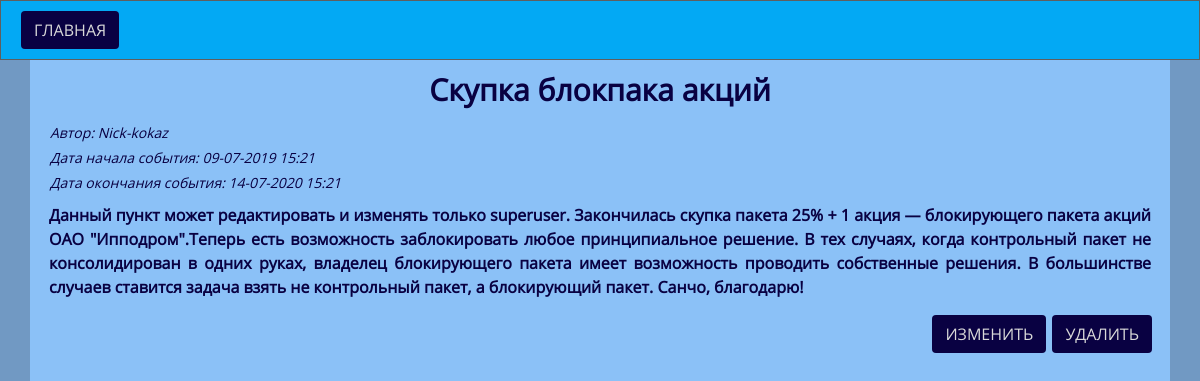
/event/2 (signed in), run on the app's committed database.
### app/models.py (models this page shows)
class Event(db.Model):
    __tablename__ = 'event'
    id = db.Column(db.Integer, primary_key=True)
    title = db.Column(db.String(64))
    description = db.Column(db.Text, nullable=False)
    start_time = db.Column(db.DateTime)
    end_time = db.Column(db.DateTime)
    author = db.Column(db.String, db.ForeignKey('user.username'), nullable=False)

### app/routes.py (the view)
@app.route('/event/<int:id>')
@login_required
def event_detail(id):
    event = Event.query.get(id)
    return render_template('event_detail.html', event=event)

### app/__init__.py (called while the page is built)
@app.template_filter('datetime')
def format_datetime(value, format="%d-%m-%Y %H:%M"):
    if value is None:
        return ""
    return value.strftime(format)

### app/admin.py (called while the page is built)
def init_login_manager():
    login_manager = LoginManager()
    login_manager.init_app(app)
    @login_manager.user_loader
    def load_user(user_id):
        return User.query.get(user_id)

### app/models.py (called while the page is built)
    @property
    def is_authenticated(self):
        return True

### app/templates/event_detail.html (shortened to what this page needs)
{% extends 'base.html' %}
{% block styles %}
    <link rel="stylesheet" href="{{ url_for('static', filename='css/bootstrap.min.css') }}">
    <link rel="stylesheet" type="text/css" href="{{ url_for('static', filename='css/style.css') }}">
{% endblock %}
{% block content %}
    <header class="container-fluid header">
        <form class="addevent-box" action="/">
            <button class="btn btn-global" type="submit">Главная</button>
        </form>
    </header>
    <div class="container">
        <div class="event-box">
            <h2 class="event-title">{{event.title}}</h2>
            <p class="event-date">Автор: {{event.author}}</p>
            <p class="event-date">Дата начала события: {{event.start_time|datetime}}</p>
            <p class="event-date">Дата окончания события: {{event.end_time|datetime}}</p>
            <p class="event-content">{{event.description}}</p>
            {% if current_user.is_authenticated and current_user.username == event.author or current_user.is_superuser %}
            <div class="control-box">
                <form action="/update_event/{{event.id}}">
                    <button type="submit" class="btn btn-global my-2">Изменить</button>
                </form>
                <form action="/delete_event/{{event.id}}">
                    <button type="submit" class="btn btn-global my-2">Удалить</button>
                </form>
            </div>
            {% endif %}
        </div>
    </div>
{% endblock %}

### app/static/css/style.css (style rules this page uses)
* { font-family: "Open Sans", sans-serif; padding: 0; margin: 0; }
body { background: #7199c3; min-height: 100vh; }
.header, .status { display: flex; flex-direction: row; justify-content: space-between; align-items: center; background: ##03a9f4; border: 1px solid #5f5f5f; }
.header { background: #03a9f4; padding: 10px 15px; }
.container { position: relative; background: #8BC1F7; min-height: calc(100vh - 62px); }
.addevent-box, .logout-box { padding: 0 2px; }
.btn-global { margin: 0 3px; background: #090142; color: #d9d9d9; text-transform: uppercase; }
.event-box { display: flex; flex-direction: column; width: 100%; text-align: justify; }
.event-title { margin: 12px 3px; text-align: center; color: #090142; font-weight: 800; font-size: 30px; }
.event-date { color: #090142; font-style: italic; font-size: 14px; margin: 2px 5px; }
.event-content { margin: 8px 4px; color: #090142; font-weight: 800; }
.control-box { display: flex; flex-direction: row; justify-content: flex-end; flex-wrap: wrap; }

### data on the page
Event: title "Скупка блокпака акций", author "Nick-kokaz", start_time "09-07-2019 15:21", end_time "14-07-2020 15:21", description "Данный пункт может редактировать и изменять только superuser. Закончилась скупка пакета 25% + 1 акция — блокирующего пакета акций ОАО \"Ипподром\".Теперь есть возможность заблокировать любое принципиальное решение. В тех случаях, когда контрольный пакет не консолидирован в одних руках, владелец блокирующего пакета имеет возможность проводить собственные решения. В большинстве случаев ставится задача взять не контрольный пакет, а блокирующий пакет. Санчо, благодарю!"
